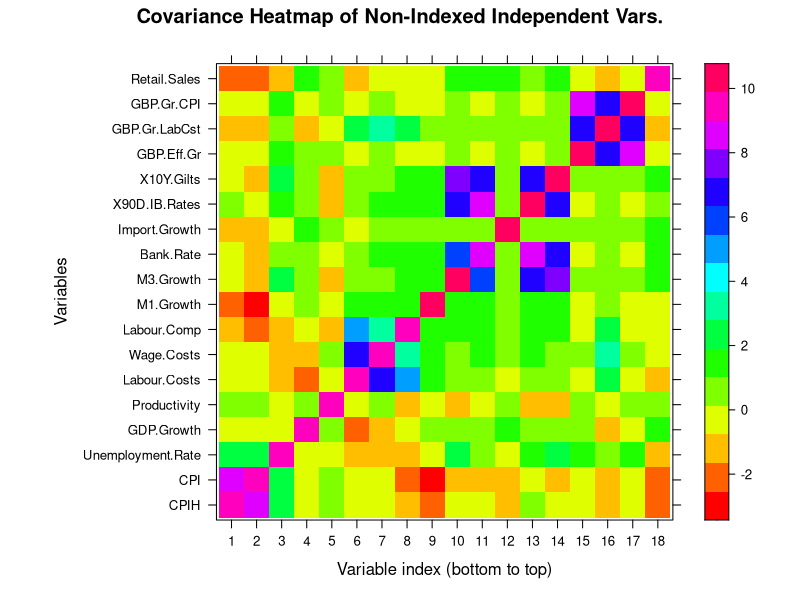

This figure's R source:
library(lattice)
library(RColorBrewer)
library(latticeExtra)

inflation.variates.data <- read.csv("../Datasets/CPIH_Quarterly_Reduced.csv", header = T)

# Covariance matrix
inflation.variates.cov <- cov(inflation.variates.data[, 2:19], method = "kendall")/1000
levelplot(inflation.variates.cov, col.regions = rainbow, main = "Covariance Heatmap of Non-Indexed Independent Vars.",
          scales = list(y = list(at = 1:18, labels = colnames(inflation.variates.data[, 2:19])), 
                        x = list(at = 1:18, labels = 1:18)),
          ylab = "Variables", xlab = "Variable index (bottom to top)"
)
